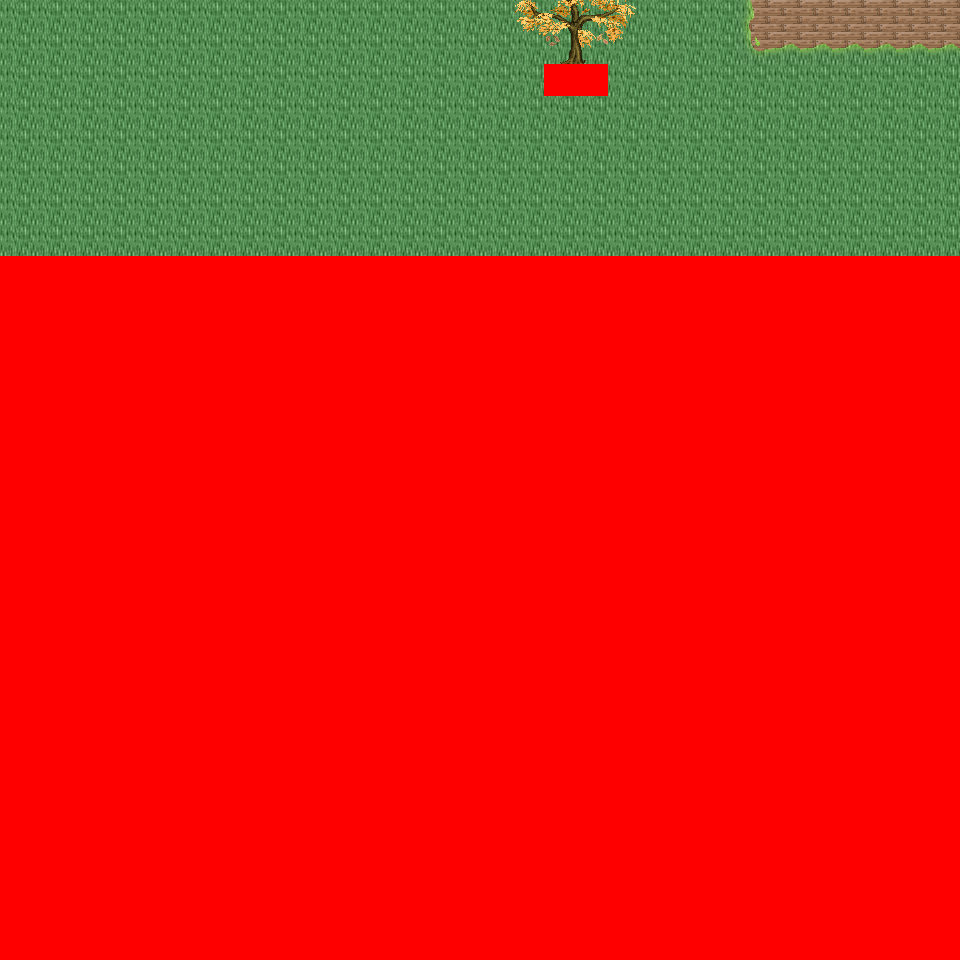

A level layout from a 2D game, rendered from its tile map. Below: a short description, then the map file with tile-grid data replaced by summaries:
An orthogonal 30x30 tile map with 32x32 px tiles, 6 tile layers (Ground, Object, Object2, Above, ...), 32 tilesets and 2 objects (2x mapchange).

<map version="1.0" orientation="orthogonal" renderorder="right-down" width="30" height="30" tilewidth="32" tileheight="32" nextobjectid="3">
  <tileset firstgid="1" name="tileset_logic_collision" tilewidth="32" tileheight="32" tilecount="1" columns="1">
    <image source="../drawable/tileset_logic_collision.png" width="32" height="32" />
  </tileset>
  <tileset firstgid="2" name="tileset_ground_ridge_earth_pale" tilewidth="32" tileheight="32" tilecount="96" columns="12">
    <image source="../drawable/tileset_ground_ridge_earth_pale.png" width="384" height="256" />
  </tileset>
  <tileset firstgid="98" name="tileset_ground_ridge_earth_dark" tilewidth="32" tileheight="32" tilecount="96" columns="12">
    <image source="../drawable/tileset_ground_ridge_earth_dark.png" width="384" height="256" />
  </tileset>
  <tileset firstgid="194" name="tileset_ground_ground" tilewidth="32" tileheight="32" tilecount="33" columns="3">
    <image source="../drawable/tileset_ground_ground.png" width="96" height="352" />
  </tileset>
  <tileset firstgid="227" name="tileset_building_castle" tilewidth="32" tileheight="32" tilecount="320" columns="20">
    <image source="../drawable/tileset_building_castle.png" width="640" height="512" />
  </tileset>
  <tileset firstgid="547" name="tileset_ground_grass_corners" tilewidth="32" tileheight="32" tilecount="24" columns="6">
    <image source="../drawable/tileset_ground_grass_corners.png" width="192" height="128" />
  </tileset>
  <tileset firstgid="571" name="tileset_ground_grass_edges" tilewidth="32" tileheight="32" tilecount="36" columns="12">
    <image source="../drawable/tileset_ground_grass_edges.png" width="384" height="96" />
  </tileset>
  <tileset firstgid="607" name="tileset_item_pot_barrels_1" tilewidth="32" tileheight="32" tilecount="8" columns="4">
    <image source="../drawable/tileset_item_pot_barrels_1.png" width="128" height="64" />
  </tileset>
  <tileset firstgid="615" name="tileset_item_weapon_cannon" tilewidth="32" tileheight="32" tilecount="12" columns="3">
    <image source="../drawable/tileset_item_weapon_cannon.png" width="96" height="128" />
  </tileset>
  <tileset firstgid="627" name="tileset_building_door_door" tilewidth="32" tileheight="32" tilecount="6" columns="3">
    <image source="../drawable/tileset_building_door_door.png" width="96" height="64" />
  </tileset>
  <tileset firstgid="633" name="tileset_building_door_closed" tilewidth="32" tileheight="32" tilecount="1" columns="1">
    <image source="../drawable/tileset_building_door_closed.png" width="32" height="32" />
  </tileset>
  <tileset firstgid="634" name="tileset_building_window_window_centered" tilewidth="32" tileheight="32" tilecount="1" columns="1">
    <image source="../drawable/tileset_building_window_window_centered.png" width="32" height="32" />
  </tileset>
  <tileset firstgid="635" name="tileset_building_decoration_chimney_big" tilewidth="32" tileheight="32" tilecount="2" columns="1">
    <image source="../drawable/tileset_building_decoration_chimney_big.png" width="32" height="64" />
  </tileset>
  <tileset firstgid="637" name="tileset_building_tan_building" tilewidth="32" tileheight="32" tilecount="24" columns="4">
    <image source="../drawable/tileset_building_tan_building.png" width="128" height="192" />
  </tileset>
  <tileset firstgid="661" name="tileset_building_museum" tilewidth="32" tileheight="32" tilecount="56" columns="7">
    <image source="../drawable/tileset_building_museum.png" width="224" height="256" />
  </tileset>
  <tileset firstgid="717" name="tileset_building_decoration_chimney" tilewidth="32" tileheight="32" tilecount="2" columns="1">
    <image source="../drawable/tileset_building_decoration_chimney.png" width="32" height="64" />
  </tileset>
  <tileset firstgid="719" name="tileset_plant_tree_fall_trees" tilewidth="32" tileheight="32" tilecount="40" columns="8">
    <image source="../drawable/tileset_plant_tree_fall_trees.png" width="256" height="160" />
  </tileset>
  <tileset firstgid="759" name="tileset_plant_leaves" tilewidth="32" tileheight="32" tilecount="8" columns="4">
    <image source="../drawable/tileset_plant_leaves.png" width="128" height="64" />
  </tileset>
  <tileset firstgid="767" name="tileset_plant_vine" tilewidth="32" tileheight="32" tilecount="3" columns="1">
    <image source="../drawable/tileset_plant_vine.png" width="32" height="96" />
  </tileset>
  <tileset firstgid="770" name="tileset_item_pot_pot_burgundy" tilewidth="32" tileheight="32" tilecount="1" columns="1">
    <image source="../drawable/tileset_item_pot_pot_burgundy.png" width="32" height="32" />
  </tileset>
  <tileset firstgid="771" name="tileset_building_stairs_stairs_grey" tilewidth="32" tileheight="32" tilecount="6" columns="3">
    <image source="../drawable/tileset_building_stairs_stairs_grey.png" width="96" height="64" />
  </tileset>
  <tileset firstgid="777" name="tileset_furniture_light_lamp_blue" tilewidth="32" tileheight="32" tilecount="3" columns="1">
    <image source="../drawable/tileset_furniture_light_lamp_blue.png" width="32" height="96" />
  </tileset>
  <tileset firstgid="780" name="tileset_plant_flower_daisy_blue" tilewidth="32" tileheight="32" tilecount="8" columns="2">
    <image source="../drawable/tileset_plant_flower_daisy_blue.png" width="64" height="128" />
  </tileset>
  <tileset firstgid="788" name="tileset_plant_flower_daisy_red" tilewidth="32" tileheight="32" tilecount="8" columns="2">
    <image source="../drawable/tileset_plant_flower_daisy_red.png" width="64" height="128" />
  </tileset>
  <tileset firstgid="796" name="tileset_plant_flower_daisy_white" tilewidth="32" tileheight="32" tilecount="8" columns="2">
    <image source="../drawable/tileset_plant_flower_daisy_white.png" width="64" height="128" />
  </tileset>
  <tileset firstgid="804" name="tileset_plant_flower_daisy_yellow" tilewidth="32" tileheight="32" tilecount="8" columns="2">
    <image source="../drawable/tileset_plant_flower_daisy_yellow.png" width="64" height="128" />
  </tileset>
  <tileset firstgid="812" name="tileset_ground_ground_3" tilewidth="32" tileheight="32" tilecount="5" columns="5">
    <image source="../drawable/tileset_ground_ground_3.png" width="160" height="32" />
  </tileset>
  <tileset firstgid="817" name="tileset_building_cottage" tilewidth="32" tileheight="32" tilecount="256" columns="16">
    <image source="../drawable/tileset_building_cottage.png" width="512" height="512" />
  </tileset>
  <tileset firstgid="1073" name="tileset_building_roof_thatched_roof" tilewidth="32" tileheight="32" tilecount="256" columns="16">
    <image source="../drawable/tileset_building_roof_thatched_roof.png" width="512" height="512" />
  </tileset>
  <tileset firstgid="1329" name="tileset_building_door_doors" tilewidth="32" tileheight="32" tilecount="256" columns="16">
    <image source="../drawable/tileset_building_door_doors.png" width="512" height="512" />
  </tileset>
  <tileset firstgid="1585" name="tileset_building_window_windows" tilewidth="32" tileheight="32" tilecount="256" columns="16">
    <image source="../drawable/tileset_building_window_windows.png" width="512" height="512" />
  </tileset>
  <tileset firstgid="1841" name="tileset_building_decoration_banner" tilewidth="32" tileheight="32" tilecount="12" columns="1">
    <image source="../drawable/tileset_building_decoration_banner.png" width="32" height="384" />
  </tileset>
  <layer name="Ground" width="30" height="30">
    <data>[900 cells, 240 non-empty, 2 distinct tile ids]</data>
  </layer>
  <layer name="Object" width="30" height="30">
    <data>[900 cells, 10 non-empty, 5 distinct tile ids]</data>
  </layer>
  <layer name="Object2" width="30" height="30">
    <data>[900 cells, 4 non-empty, 4 distinct tile ids]</data>
  </layer>
  <layer name="Above" width="30" height="30">
    <data>[900 cells, 8 non-empty, 8 distinct tile ids]</data>
  </layer>
  <layer name="Above2" width="30" height="30">
    <data>[900 cells, 0 non-empty, 0 distinct tile ids]</data>
  </layer>
  <layer name="Walkable" width="30" height="30">
    <data>[900 cells, 662 non-empty, 1 distinct tile ids]</data>
  </layer>
  <objectgroup name="MapEvents">
    <object id="1" name="north" type="mapchange" x="0" y="0" width="960" height="32">
      <properties>
        <property name="map" value="0_deniran_forest_n2_w_x0_y3" />
        <property name="place" value="south" />
      </properties>
    </object>
    <object id="2" name="east" type="mapchange" x="928" y="0" width="32" height="256">
      <properties>
        <property name="map" value="0_ados_mountain_n2_w2_x0_y4" />
        <property name="place" value="west" />
      </properties>
    </object>
  </objectgroup>
</map>
